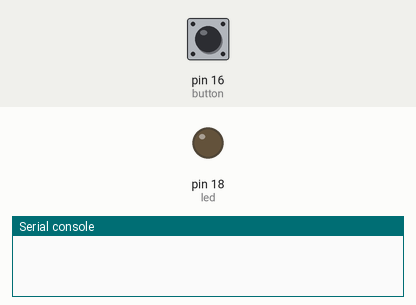
This program was run on a simulated MicroPython board. On the bench: output pins drawn as LEDs (lit = HIGH), the last lines printed to the serial console. Dashed ring = blinking. The test bench sets the inputs (shaded band); at power-on: pin 16 (button) HIGH.

Above: at 1.2 s.
1.3 s: pin 16 (button) pulled LOW for 0.15 s
At 2.0 s:
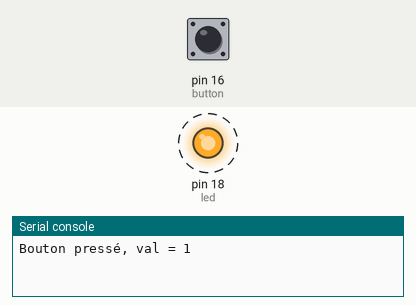
Timing chart, 0 to 10.4 s (numbered marks = the images above; inputs shaded):
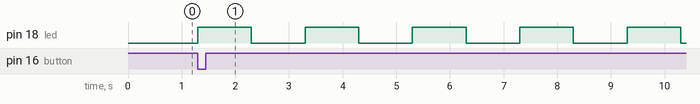

The program:

Project_smartcities_et_iot_L1.py
```python
import machine
from machine import Pin
from time import sleep

# Définition des pins pour la LED et le bouton poussoir
button = Pin(16, Pin.IN)
led = Pin(18, Pin.OUT)

# Initialisation des variables
val = 0
blink_speed = 1  # Fréquence par défaut (0.5 Hz)

# Fonction appelée à chaque pression du bouton
def bouton_presse(pin):
    global val
    val += 1
    if val > 2:  # Réinitialisation après la 3e pression
        val = 0
    print("Bouton pressé, val =", val)

# Attachement de l'interruption à la pression du bouton
button.irq(trigger=Pin.IRQ_FALLING, handler=bouton_presse)

def Sequence_clignotement(temps):
        led.value(1)
        sleep(temps)  # 1 seconde allumée
        led.value(0)
        sleep(temps)  # 1 seconde éteinte (clignotement à 0.5 Hz)

while True:
    if val == 0:  # Si le bouton a été pressé 3 fois (LED éteinte)
        led.value(0)
    elif val == 1:  # Si le bouton a été pressé 1 fois (clignotement lent)
        Sequence_clignotement(1) # 1 seconde éteinte (clignotement à 0.5 Hz)
    elif val == 2:  # Si le bouton a été pressé 2 fois (clignotement rapide)
        Sequence_clignotement(0.3) # 0.3 seconde éteinte (clignotement plus rapide)
```

Measured:
- after the input at 1.3 s, pin 18 (led): alternates HIGH for 1.0 s and LOW for 1.0 s, starting at once
